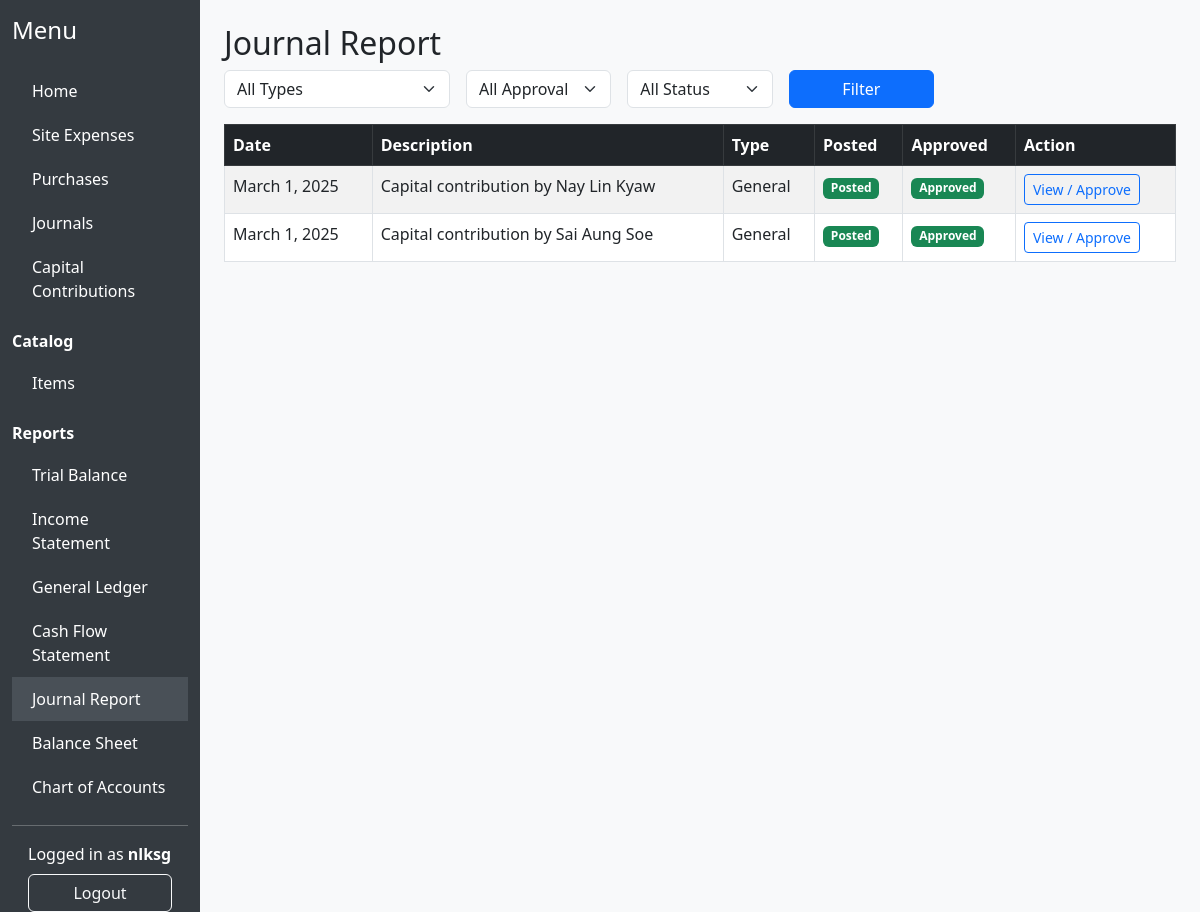
Before: /accounting/reports/journal/ (signed in) with the older database file.
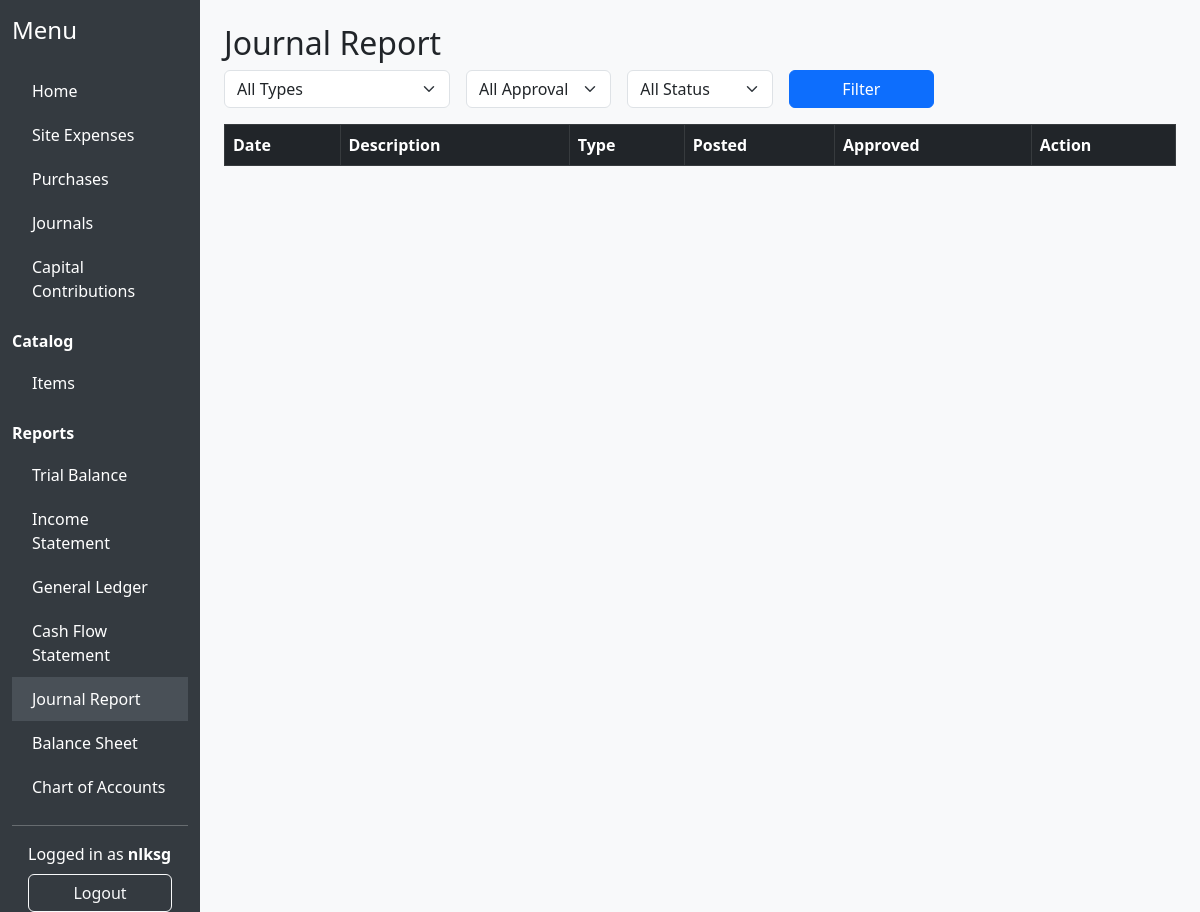
After: the same page with the newer database file.
### accounting/models.py (models this page shows, shortened)
class Journal(models.Model):
    description = models.CharField(max_length=200)
    date = models.DateField()
    site = models.ForeignKey(ConstructionSite, on_delete=models.SET_NULL, null=True, blank=True, help_text="Leave blank for company-wide transactions.")
    posted = models.BooleanField(default=False)
    JOURNAL_TYPES = [
        ('general', 'General'),
        ('cash_receipts', 'Cash Receipts'),
        ('cash_payments', 'Cash Payments'),
        ('sales', 'Sales'),
        ('purchases', 'Purchases'),
        ('bank', 'Bank'),
        ('petty_cash', 'Petty Cash'),
        ('payroll', 'Payroll'),
        ('capital', 'Capital'),
        ('adjustment', 'Adjustment'),
    ]
    journal_type = models.CharField(max_length=20, choices=JOURNAL_TYPES, default='general')
    approved = models.BooleanField(default=False)
    approved_by = models.CharField(max_length=100, null=True, blank=True)
    approved_at = models.DateTimeField(null=True, blank=True)
    locked = models.BooleanField(default=False)

### accounting/views_reports.py (the view)
# urls.py: path('reports/journal/', views_reports.journal_report, name='journal_report'),
@login_required
def journal_report(request):
    journals = Journal.objects.all().order_by('-date')
    journal_type = request.GET.get('type', '')
    approved = request.GET.get('approved', '')
    posted = request.GET.get('posted', '')
    if journal_type:
        journals = journals.filter(journal_type=journal_type)
    if approved:
        journals = journals.filter(approved=(approved == '1'))
    if posted:
        journals = journals.filter(posted=(posted == '1'))
    return render(request, 'accounting/journal_report.html', {'journals': journals})

### accounting/templatetags/accounting_extras.py (called while the page is built)
@register.filter
def startswith(text, starts):
    if isinstance(text, str):
        return text.startswith(starts)
    return False

@register.filter(name='is_accountant_or_admin')
def is_accountant_or_admin(user):
    return user.groups.filter(name__in=['Accountant', 'Admin']).exists()

### accounting/templates/accounting/journal_report.html (shortened to what this page needs)
{% extends 'accounting/base.html' %}
{% block content %}
<h2>Journal Report</h2>
<form method="get" class="row g-3 mb-3">
    <div class="col-md-3">
        <select name="type" class="form-select">
            <option value="">All Types</option>
        </select>
    </div>
    <div class="col-md-2">
        <select name="approved" class="form-select">
            <option value="">All Approval</option>
        </select>
    </div>
    <div class="col-md-2">
        <select name="posted" class="form-select">
            <option value="">All Status</option>
        </select>
    </div>
    <div class="col-md-2">
        <button type="submit" class="btn btn-primary w-100">Filter</button>
    </div>
</form>
<table class="table table-bordered table-striped">
    <thead class="table-dark"><tr><th>Date</th><th>Description</th><th>Type</th><th>Posted</th><th>Approved</th><th>Action</th></tr></thead>
    <tbody>
        {% for journal in journals %}
        <tr>
            <td>{{ journal.date }}</td>
            <td>{{ journal.description }}</td>
            <td>{{ journal.get_journal_type_display }}</td>
            <td>{% if journal.posted %}<span class="badge bg-success">Posted{% else %}<span class="badge bg-warning">Draft{% endif %}</span></td>
            <td>{% if journal.approved %}<span class="badge bg-success">Approved{% else %}<span class="badge bg-danger">Not Approved{% endif %}</span></td>
            <td><a href="{% url 'accounting:journal_post' journal.pk %}" class="btn btn-sm btn-outline-primary">View / Approve</a></td>
        </tr>
        {% endfor %}
    </tbody>
</table>
{% endblock %}

Changed rows visible on the page:
removed Journal: date "March 1, 2025", description "Capital contribution by Nay Lin Kyaw", journal_type "General", posted "Posted", approved "Approved"
removed Journal: date "March 1, 2025", description "Capital contribution by Sai Aung Soe", journal_type "General", posted "Posted", approved "Approved"
